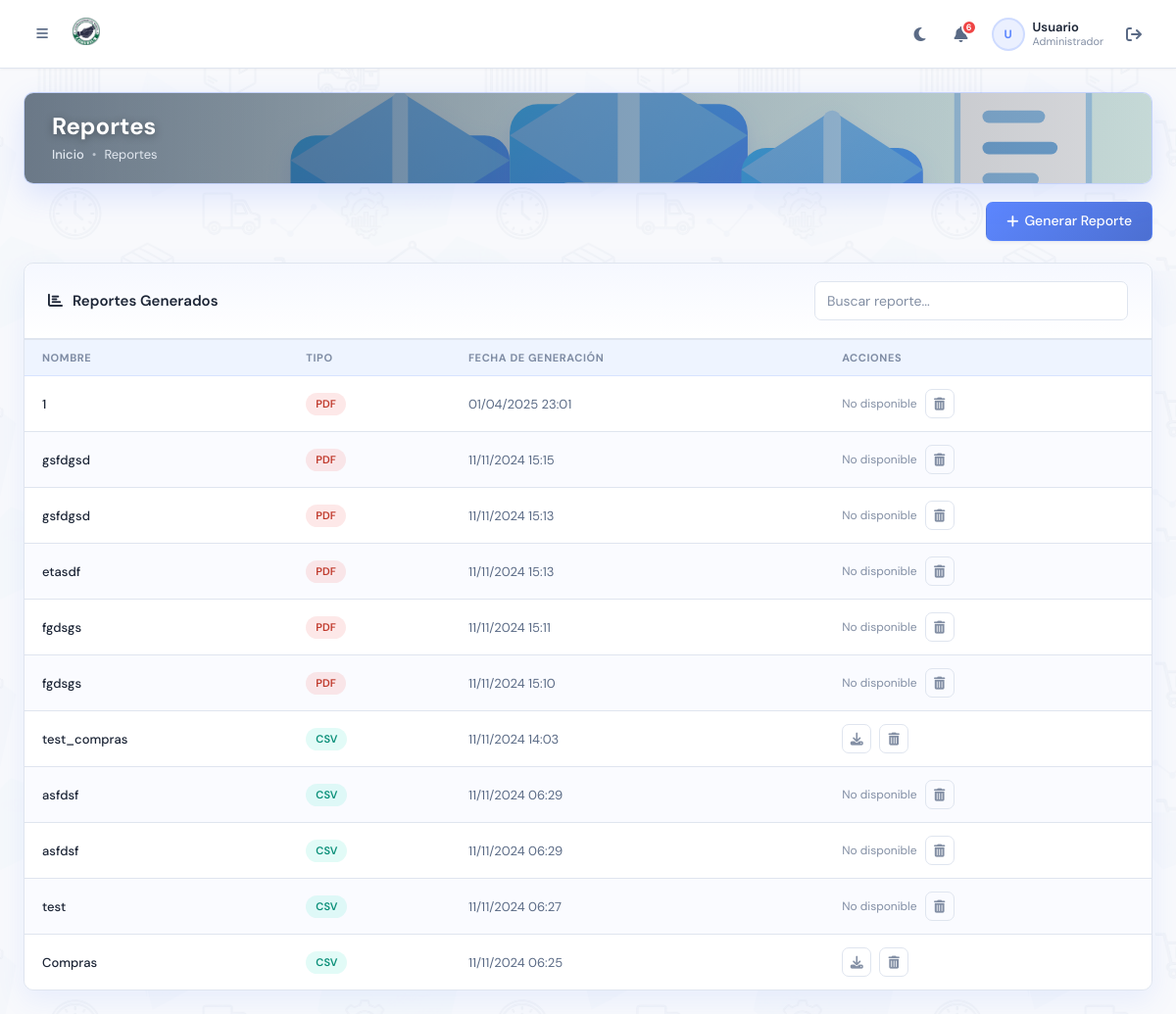
Page /reportes.php (signed in) on the committed database.
### tables this page shows
CREATE TABLE `Reportes` (
  `id_reporte` int(11) NOT NULL,
  `tipo_reporte` varchar(255) NOT NULL,
  `fecha_generacion` datetime DEFAULT current_timestamp(),
  `formato_reporte` varchar(50) DEFAULT NULL,
  `usuario_genero` int(11) DEFAULT NULL,
  `nombre` varchar(255) DEFAULT NULL,
  `tipo` varchar(50) DEFAULT NULL,
  `ruta_archivo` varchar(255) DEFAULT NULL
);

### utils/system_settings.php (called while the page is built, shortened)
<?php
function getSystemSettingsDefaults(): array
{
    return [
        'umbral_stock_bajo'            => 5,
        'permitir_inventario_negativo' => 0,
        'categorizacion_automatica'    => 0,
        'logo_path'                    => null,
        'banner_imagen'                => null,
        'banner_overlay_color'         => '#0f172a',
        'banner_overlay_opacidad'      => 0.56,
        'banner_texto_primario'        => '#ffffff',
        'banner_texto_secundario'      => '#e2e8f0',
        'color_acento'                 => '#5d87ff',
        'nombre_instancia'             => 'Master Inventario',
        'moneda_codigo'                => 'MXN',
        'posicion_moneda'              => 'antes',
        'formato_fecha'                => 'd/m/Y',
        'formato_hora'                 => 'H:i',
        'zona_horaria'                 => 'America/Mexico_City',
        'densidad_tablas'              => 'comoda',
        'modo_oscuro_permanente'       => 0,
        'logs_actividad'               => 1,
        'tamano_fuente'                => 'mediano',
        'bg_imagen'                    => null,
        'bg_opacidad'                  => 0.22,
    ];
}
function getSystemSettings(): array
{
    if (isset($GLOBALS['SYSTEM_SETTINGS']) && is_array($GLOBALS['SYSTEM_SETTINGS'])) {
        return $GLOBALS['SYSTEM_SETTINGS'];
    }
    return getSystemSettingsDefaults();
}
function systemSetting(string $key, mixed $default = null): mixed
{
    $settings = getSystemSettings();
    return $settings[$key] ?? $default;
}
function parseDateToTimestamp(mixed $value): ?int
{
    $ts = strtotime((string)$value);
    return $ts !== false ? $ts : null;
}
function appFormatDateTime(mixed $value): string
{
    $ts = parseDateToTimestamp($value);
    $dateFormat = systemSetting('formato_fecha', 'd/m/Y');
    $timeFormat = systemSetting('formato_hora', 'H:i');
    return date($dateFormat . ' ' . $timeFormat, $ts);
}

### reportes.php (the view, shortened to what this page needs)
<?php
require_once 'config.php';
$reports_result = $conn->query("SELECT * FROM Reportes ORDER BY fecha_generacion DESC");
include('layout/sidebar.php');
?>
<div class="page-banner">
    <div class="page-banner-content">
        <h1>Reportes</h1>
        <div class="page-banner-breadcrumb">
            <a href="dashboard.php">Inicio</a>
            <span class="sep">•</span>
            <span>Reportes</span>
        </div>
    </div>
    <img src="assets/images/breadcrumb/inventario_productos_banner.svg" alt="Banner de inventario de productos" class="page-banner-img">
</div>
<div class="module-actions-row">
    <button type="button" class="btn-primary-master" onclick="openModal('createReportModal')">
        <i class="fas fa-plus"></i> Generar Reporte
    </button>
</div>
<div class="card-master">
    <div class="card-header-master">
        <h3><i class="fas fa-chart-bar icon-pink"></i>Reportes Generados</h3>
        <div class="table-search-wrap no-icon">
            <input type="text" id="tableSearchReports" class="table-search-input" placeholder="Buscar reporte...">
        </div>
    </div>
    <?php if ($reports_result && $reports_result->num_rows > 0): ?>
    <div class="table-wrap">
        <table class="data-table" id="reportsTable">
            <thead>
                <tr>
                    <th>Nombre</th>
                    <th>Tipo</th>
                    <th>Fecha de Generación</th>
                    <th>Acciones</th>
                </tr>
            </thead>
            <tbody>
                <?php while ($row = $reports_result->fetch_assoc()): ?>
                <tr>
                    <td class="td-primary"><?= htmlspecialchars($row['nombre']) ?></td>
                    <td>
                        <span class="badge-pill <?= strtolower($row['tipo']) === 'pdf' ? 'badge-danger' : 'badge-success' ?>">
                            <?= strtoupper($row['tipo']) ?>
                        </span>
                    </td>
                    <td><?= htmlspecialchars(appFormatDateTime($row['fecha_generacion']), ENT_QUOTES, 'UTF-8') ?></td>
                    <td>
                        <div class="td-actions">
                            <?php if (file_exists($row['ruta_archivo'])): ?>
                            <a href="<?= htmlspecialchars($row['ruta_archivo']) ?>" class="btn-icon" title="Descargar" download>
                                <i class="fas fa-download"></i>
                            </a>
                            <?php else: ?>
                            <span style="font-size:12px;color:var(--text-muted);">No disponible</span>
                            <?php endif; ?>
                            <a href="reportes.php?delete=<?= $row['id_reporte'] ?>" class="btn-icon danger" title="Eliminar" onclick="return confirm('¿Eliminar este reporte?');">
                                <i class="fas fa-trash-alt"></i>
                            </a>
                        </div>
                    </td>
                </tr>
                <?php endwhile; ?>
            </tbody>
        </table>
    </div>
    <?php endif; ?>
</div>
<?php include('layout/footer_main.php'); ?>

### styles/template-theme.css (style rules this page uses)
:root { --primary: #5d87ff; --secondary: #49beff; --success: #13deb9; --warning: #f6b51e; --error: #ef4444; --info: #8754ec; --dark: #1c2536; --white: #ffffff; --bodytext: rgba(90, 106, 133, 0.75); --lightprimary: rgba(93, 135, 255, 0.12); --lightsecondary: rgba(73, 190, 255, 0.12); --lightsuccess: rgba(19, 222, 185, 0.12); --lightwarning: rgba(246, 181, 30, 0.12); --lighterror: rgba(239, 68, 68, 0.12); --lightinfo: rgba(135, 84, 236, 0.12); --primaryemphasis: color-mix(in srgb, #5d87ff 80%, #000); --secondaryemphasis: color-mix(in srgb, #49beff 80%, #000); --successemphasis: color-mix(in srgb, #13deb9 80%, #000); --warningemphasis: color-mix(in srgb, #f6b51e 80%, #000); --erroremphasis: color-mix(in srgb, #ef4444 80%, #000); --infoemphasis: color-mix(in srgb, #8754ec 80%, #000); --sidebar-width: 270px; --header-height: 70px; --bg-body: #f6f8fb; --bg-sidebar: #ffffff; --bg-card: #ffffff; --text-heading: #1c2536; --text-body: #5a6a85; --text-muted: rgba(90, 106, 133, 0.75); --text-primary: #1c2536; --text-secondary: #5a6a85; --accent-cyan: #49beff; --accent-pink: #f06292; --accent-violet: #8754ec; --bg-card-alt: #f8faff; --bg-soft: #eef4ff; --bg-soft-2: #edf9ff; --border-color: #dfe5ef; --shadow-sm: 0 0.125rem 0.25rem rgba(0, 0, 0, 0.055); --shadow-md: 0 1px 4px rgba(133, 146, 173, 0.2); --shadow-card: 0 2px 20px rgba(93, 135, 255, 0.06); --card-glow: 0 10px 28px rgba(93, 135, 255, 0.10); --shadow-lg: 0 10px 40px rgba(0, 0, 0, 0.12); --radius-sm: 4px; --radius-md: 7px; --radius-lg: 10px; --radius-xl: 14px; --space-1: 8px; --space-2: 16px; --space-3: 24px; --space-4: 32px; --transition-speed: 0.2s; --transition-ease: ease-in-out; }
*, *::before, *::after { box-sizing: border-box; margin: 0; padding: 0; }
html, body { height: 100%; font-family: 'DM Sans', 'Inter', -apple-system, BlinkMacSystemFont, sans-serif; background: var(--bg-body); color: var(--text-body); overflow-x: hidden; font-size: 14px; line-height: 1.5; }
body::before { content: ''; position: fixed; inset: 0; background-image: url('../assets/images/bg/pattern-bg.png'); background-repeat: repeat; background-size: 900px auto; background-position: top center; opacity: 0.22; pointer-events: none; z-index: 0; transition: opacity 0.4s ease, filter 0.4s ease; }
a { text-decoration: none; color: inherit; }
img { max-width: 100%; }
button { cursor: pointer; font-family: inherit; }
input, select, textarea { font-family: inherit; }
.card-master { background: var(--bg-card); border-radius: var(--radius-lg); border: 1px solid var(--border-color); box-shadow: var(--card-glow); overflow: hidden; transition: transform var(--transition-speed) var(--transition-ease), box-shadow var(--transition-speed) var(--transition-ease); }
.data-table { width: 100%; border-collapse: collapse; font-size: 13px; }
.data-table thead th { text-align: left; padding: 10px 14px; font-size: 11px; font-weight: 700; text-transform: uppercase; letter-spacing: 0.6px; color: var(--text-muted); border-bottom: 1px solid var(--border-color); background: transparent; white-space: nowrap; }
.data-table tbody td { padding: 13px 14px; border-bottom: 1px solid var(--border-color); color: var(--text-body); vertical-align: middle; }
.data-table tbody tr { transition: background 0.12s; }
.data-table tbody tr:last-child td { border-bottom: none; }
.badge-pill { display: inline-flex; align-items: center; padding: 3px 10px; border-radius: 20px; font-size: 11px; font-weight: 600; background: var(--lightsuccess); color: #0a8f78; }
.badge-pill.badge-danger, .badge-pill.badge-error { background: var(--lighterror); color: #c0392b; }
.form-control, input[type="text"], input[type="email"], input[type="password"], input[type="number"], input[type="tel"], input[type="date"], select, textarea { width: 100%; padding: 10px 14px; border: 1px solid var(--border-color); border-radius: var(--radius-md); font-size: 14px; color: var(--dark); background: var(--white); outline: none; transition: all 0.18s; font-family: inherit; }
.form-control::placeholder, input::placeholder, textarea::placeholder { color: var(--text-muted); }
*, *::before, *::after { transition-property: background-color, border-color, color; transition-duration: var(--transition-speed); transition-timing-function: var(--transition-ease); }

### rows in the picture
reportes: nombre "1", tipo "PDF", fecha_generacion "01/04/2025 23:01", shows "No disponible"
reportes: nombre "gsfdgsd", tipo "PDF", fecha_generacion "11/11/2024 15:15", shows "No disponible"
reportes: nombre "gsfdgsd", tipo "PDF", fecha_generacion "11/11/2024 15:13", shows "No disponible"
reportes: nombre "etasdf", tipo "PDF", fecha_generacion "11/11/2024 15:13", shows "No disponible"
reportes: nombre "fgdsgs", tipo "PDF", fecha_generacion "11/11/2024 15:11", shows "No disponible"
reportes: nombre "fgdsgs", tipo "PDF", fecha_generacion "11/11/2024 15:10", shows "No disponible"
reportes: nombre "test_compras", tipo "CSV", fecha_generacion "11/11/2024 14:03"
reportes: nombre "asfdsf", tipo "CSV", fecha_generacion "11/11/2024 06:29", shows "No disponible"
reportes: nombre "asfdsf", tipo "CSV", fecha_generacion "11/11/2024 06:29", shows "No disponible"
reportes: nombre "test", tipo "CSV", fecha_generacion "11/11/2024 06:27", shows "No disponible"
reportes: nombre "Compras", tipo "CSV", fecha_generacion "11/11/2024 06:25"

### other values in the picture
$alertas_nav "6"
mb_substr($user_nombre, 0, 1) "U"
$user_nombre "Usuario"
$user_role "Administrador"
